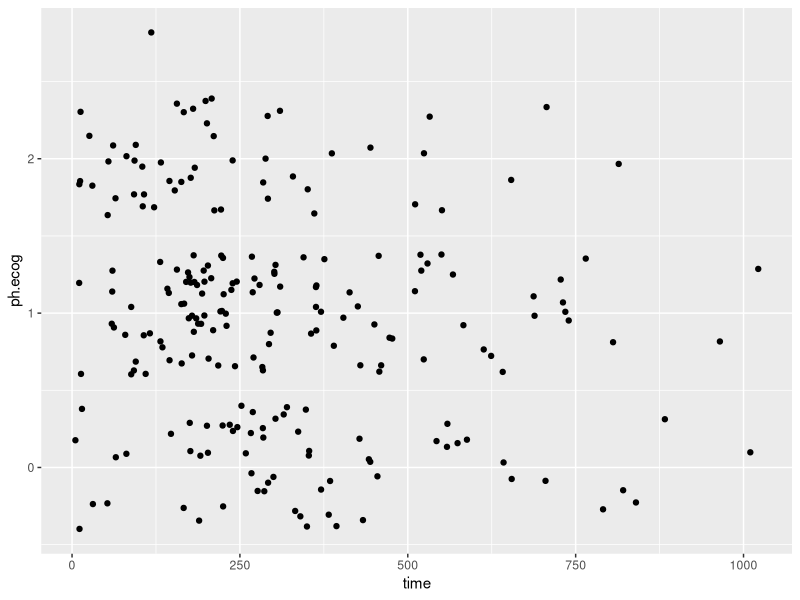

Write the R code that produced this figure.
## ---- chunk 1
knitr::opts_chunk$set(echo = FALSE, warning = FALSE)
library(tidyverse)
## ---- chunk 2
ggplot(survival::lung, aes(x = time, y = ph.ecog)) +
  geom_jitter()
